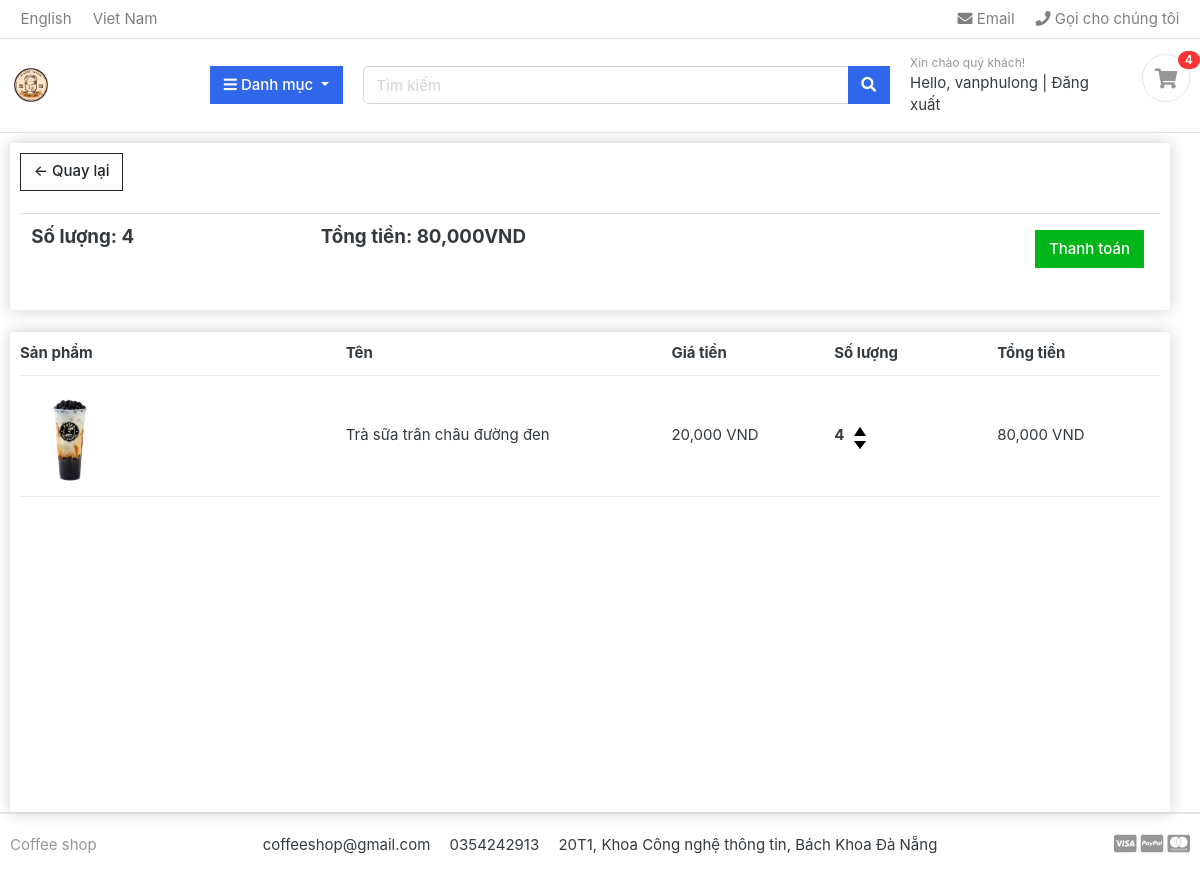
The page /cart/ (signed in) on the database as committed earlier.
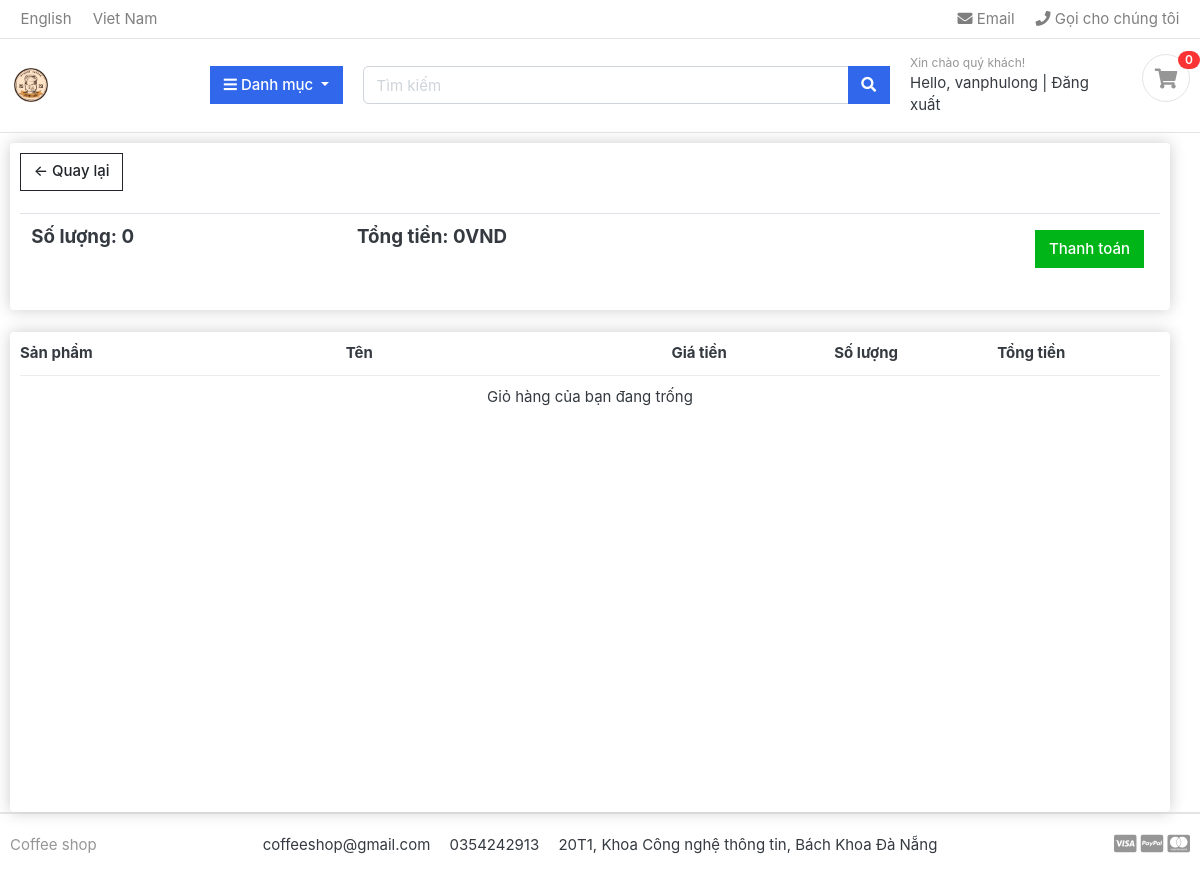
The same page on the database as committed later.
### cart/models.py (models this page shows, shortened)
class Order(models.Model):
    customer = models.ForeignKey(Customer, on_delete=models.SET_NULL, null=True)
    date_ordered = models.DateTimeField(default=now)
    complete = models.BooleanField(default=False)
    @property
    def get_cart_total(self):
        orderitems = self.orderitem_set.all()
        total = sum([item.get_total for item in orderitems])
        return total
    @property
    def get_cart_items(self):
        orderitems = self.orderitem_set.all()
        total = sum([item.quantity for item in orderitems])
        return total

class OrderItem(models.Model):
    product = models.ForeignKey(Product, on_delete=models.SET_NULL, null=True)
    order = models.ForeignKey(Order, on_delete=models.SET_NULL, null=True)
    quantity = models.IntegerField(default=0)
    date_added = models.DateTimeField(default=now)
    @property
    def get_total(self):
        total = self.product.price * self.quantity
        return total

### coffee/models.py (models this page shows, shortened)
class Product(models.Model):
    name = models.CharField(max_length=255, unique=True)
    slug = models.SlugField(max_length=100, unique=True)
    price = models.FloatField()
    quantity = models.IntegerField()
    category = models.ForeignKey(Category, on_delete=models.CASCADE)
    image = models.ImageField(max_length=100, upload_to='products/images', blank=True)
    description = models.TextField(max_length=2048, blank=True, default='')

### cart/views.py (the view)
# urls.py: path('cart/', include('cart.urls')),
def cart(request):
    data = cartData(request)
    items = data['items']
    order = data['order']
    cartItems = data['cartItems']
    try:
        cart = json.loads(request.COOKIES['cart'])
    except:
        cart = {}
    alerts = 'False'
    if not(request.user.is_authenticated):
        alerts = 'True'
    return render(request, "cart.html", {'items':items, 'order':order, 'cartItems':cartItems,'alert':alerts})

### cart/inherit.py (called while the page is built, shortened)
def cartData(request):
    if request.user.is_authenticated:
        customer = request.user.customer
        order, created = Order.objects.get_or_create(customer=customer, complete=False)
        items = order.orderitem_set.all()
        cartItems = order.get_cart_items
    return {'cartItems':cartItems, 'items':items, 'order':order}

### category/context_processors.py (called while the page is built)
def menu_links(request):
    links = Category.objects.all()
    return dict(links=links)

### category/models.py (called while the page is built)
    def get_url(self):
        return reverse('products_by_category', args=[self.slug])

### templates/cart.html (shortened to what this page needs)
{% extends 'base.html' %}
{% load static%}
{% block content %}
<div class="container-fluid row">
    <div class="col-lg-12">
        <div class="box-element">
            <a href="/" class="btn btn-outline-dark">&#x2190 Quay lại</a>
            <br><br>
            <table class="table">
                <tr>
                    <th>
                        <h5>Số lượng: <strong>{{order.get_cart_items}}</strong></h5>
                    </th>
                    <th>
                        <h5>Tổng tiền: <strong>{{order.get_cart_total |floatformat:0|intcomma}}VND</strong></h5>
                    </th>
                    <th>
                        <a href="/cart/checkout/" class="btn btn-success" style="float: right; margin: 5px;">Thanh toán</a>
                    </th>
                </tr>
            </table>
        </div>
<br>
        <div class="box-element" style="min-height: 60vh;">
            <div class="cart-row">
                <div style="flex: 2;"><strong>Sản phẩm</strong></div>
                <div style="flex: 2;"><strong>Tên</strong></div>
                <div style="flex: 1;"><strong>Giá tiền</strong></div>
                <div style="flex: 1;"><strong>Số lượng</strong></div>
                <div style="flex: 1;"><strong>Tổng tiền</strong></div>
            </div>
            {% if order.get_cart_items == 0 %}
                <div style="display: flex; align-items: center; justify-content: center; height: 100%;" >
                    Giỏ hàng của bạn đang trống
                </div>
            {% endif %}
            {% for item in items %}
                <div class="cart-row">
                    <div style="flex: 2;"><img class="row-image" src="{{item.product.image.url}}" alt=""></div>
                    <div style="flex: 2;">{{item.product.name}}</div>
                    <div style="flex: 1;">{{item.product.price |floatformat:0|intcomma}} VND</div>
                    <div style="flex: 1; display: flex; align-items: center;">
                    <p class="quantity" style="margin: 0;">{{item.quantity}}</p>
                    <div class="quantity">
                        <img data-product="{{item.product.id}}" data-action="add" src="{% static 'images/increase.png' %}" class="chg-quantity update-cart" alt="">
                        <img data-product="{{item.product.id}}" data-action="remove" src="{% static 'images/decrease.png' %}" class="chg-quantity update-cart" alt="">
                    </div>
                    </div>
                    <div style="flex: 1;">{{item.get_total |floatformat:0|intcomma}} VND</div>
                </div>
            {% endfor %}
        </div>
    </div>
</div>
{% endblock %}

### templates/includes/navbar.html (shortened to what this page needs)
{% load static %}
<header class="section-header">
    <nav class="navbar p-md-0 navbar-expand-sm navbar-light border-bottom">
        <div class="container">
            <div class="collapse navbar-collapse" id="navbarTop4">
                <ul class="navbar-nav mr-auto">
                    <li class="nav-item dropdown">
                        <a href="#" class="nav-link"> English </a>
                    </li>
                    <li class="nav-item dropdown">
                        <a href="#" class="nav-link"> Viet Nam </a>
                    </li>
                </ul>
                <ul class="navbar-nav">
                    <li><a href="#" class="nav-link"> <i class="fa fa-envelope"></i> Email </a></li>
                    <li><a href="#" class="nav-link"> <i class="fa fa-phone"></i> Gọi cho chúng tôi </a></li>
                </ul>
            </div>
        </div>
    </nav>
    <section class="header-main border-bottom">
        <div class="container">
            <div class="row align-items-center">
                <div class="col-lg-2 col-md-3 col-6">
                    <a href="{% url 'home' %}" class="brand-wrap">
                        <img class="logo" src="{% static 'images/logo-shop.png' %}">
                    </a>
                </div>
                <div class="col-lg col-sm col-md col-6 flex-grow-0">
                    <div class="category-wrap dropdown d-inline-block float-right">
                        <button type="button" class="btn btn-primary dropdown-toggle" data-toggle="dropdown">
                            <i class="fa fa-bars"></i> Danh mục
                        </button>
                    </div>
                </div>
                <div class="col-lg  col-md-6 col-sm-12 col">
                    <form action="{% url 'search' %}" class="search">
                        <div class="input-group w-100">
                            <input type="text" class="form-control" style="width:60%;" placeholder="Tìm kiếm" name="keyword">
                            <div class="input-group-append">
                                <button class="btn btn-primary" type="submit">
                                    <i class="fa fa-search"></i>
                                </button>
                            </div>
                        </div>
                    </form>
                </div>
                <div class="col-lg-3 col-sm-6 col-8 order-2 order-lg-3">
                    <div class="d-flex justify-content-end mb-3 mb-lg-0">
                        <div class="widget-header">
                            <small class="title text-muted">Xin chào quý khách!</small>
                            <div>
                                {% if request.user.is_active %}
                                <span class="greet">Hello, {{request.user}}</span> <span class="dark-transp"> | </span>
                                <span><a class="greet" href="{% url 'logout' %}">Đăng xuất</a></span>
                                {% else %}
                                <a href="{% url 'login' %}">Đăng nhập</a> <span class="dark-transp"> | </span>
                                <a href="{%url 'register' %}">Đăng ký</a>
                                {% endif %}
                            </div>
                        </div>
                        <a href="/cart" class="widget-header pl-3 ml-3">
                            <div class="icon icon-sm rounded-circle border"><i class="fa fa-shopping-cart"></i></div>
                            <span class="badge badge-pill badge-danger notify">{{cartItems}}</span>
                        </a>
                    </div>
                </div>
            </div>
        </div>
    </section>
</header>

Rows that differ between the two databases and show on the page:
no longer on this page (row edited): Order: get_cart_items "4", get_cart_total "80,000"
no longer on this page (row unchanged): OrderItem: product.image (picture), product.name "Trà sữa trân châu đường đen", product.price "20,000", quantity "4", get_total "80,000"
added Order: get_cart_items "0", get_cart_total "0"
Other text that changed with them:
{{ cartItems }}: "4" → "0"
text now shown: "Giỏ hàng của bạn đang trống"
